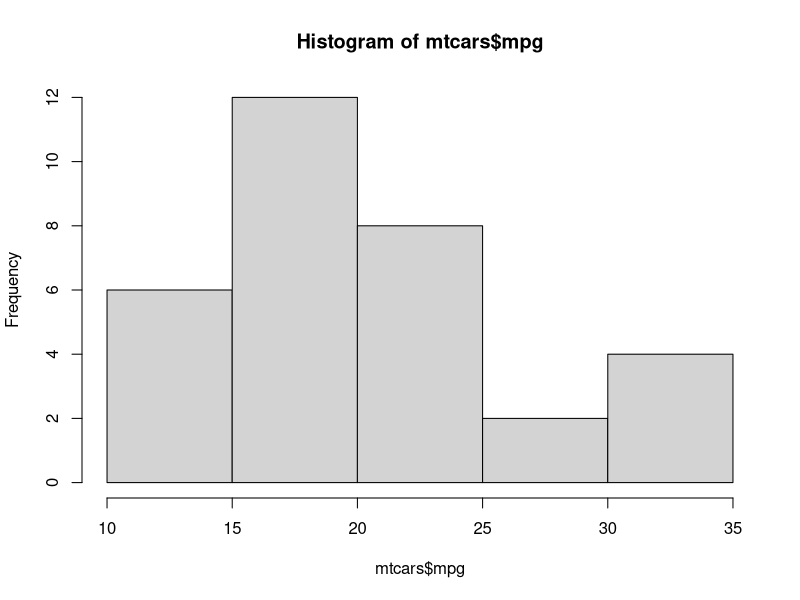
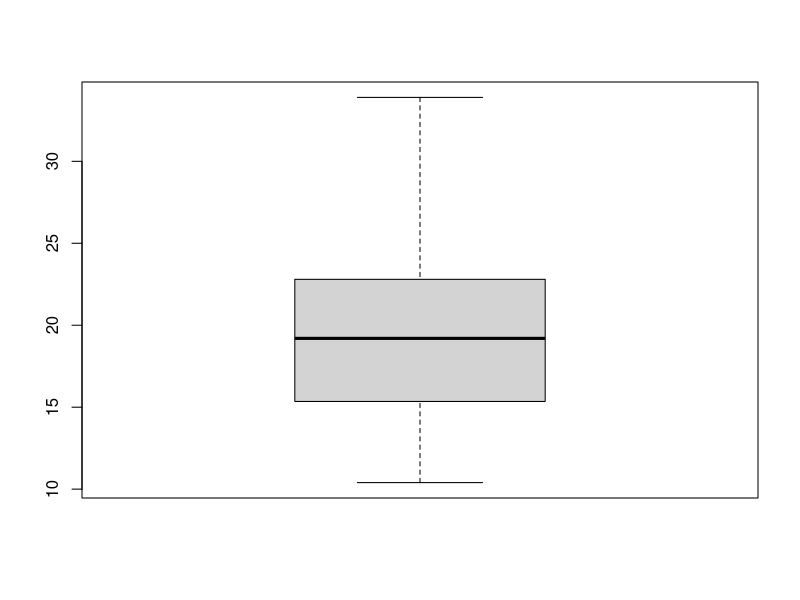
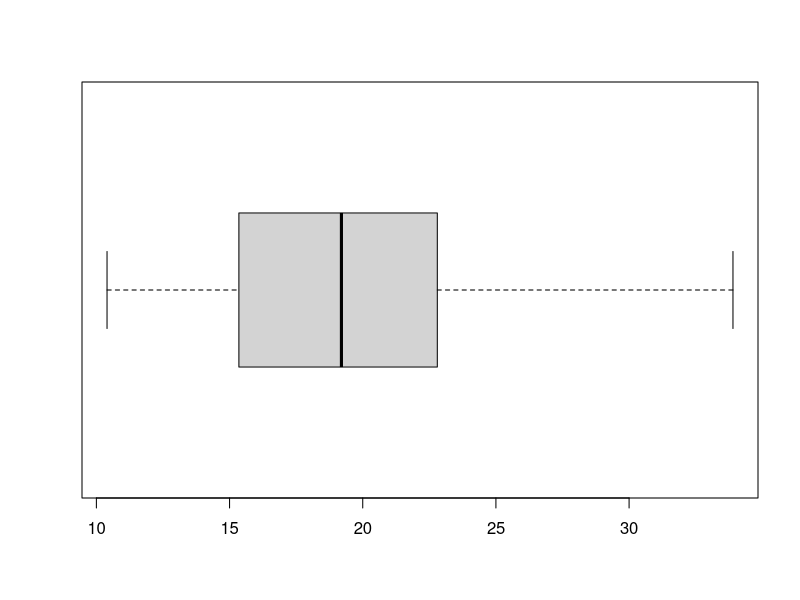
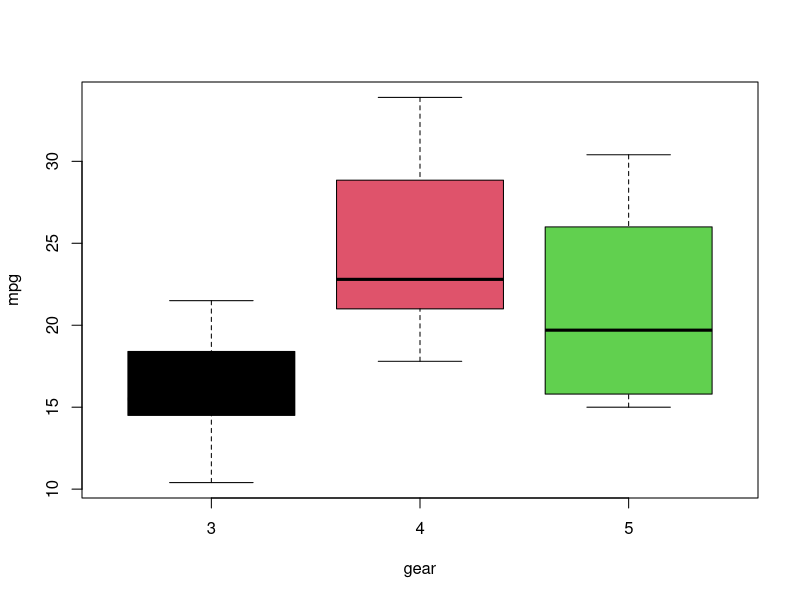
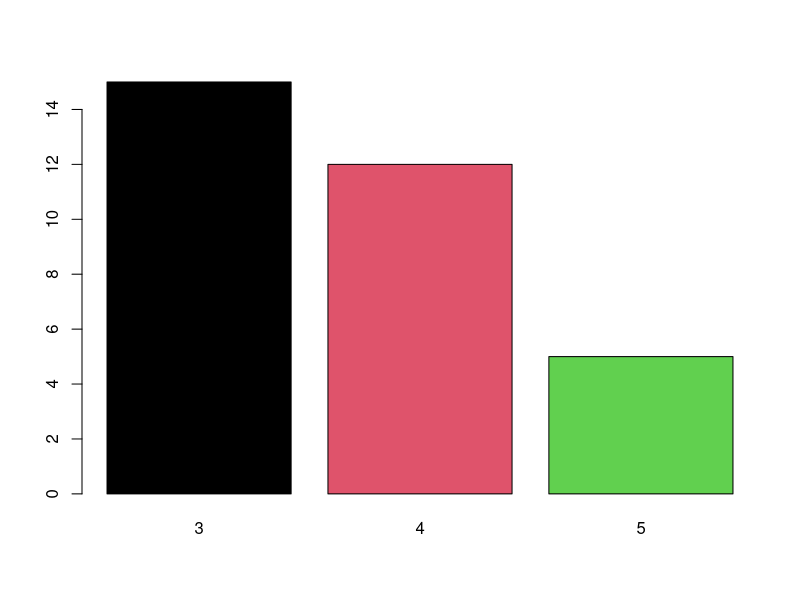
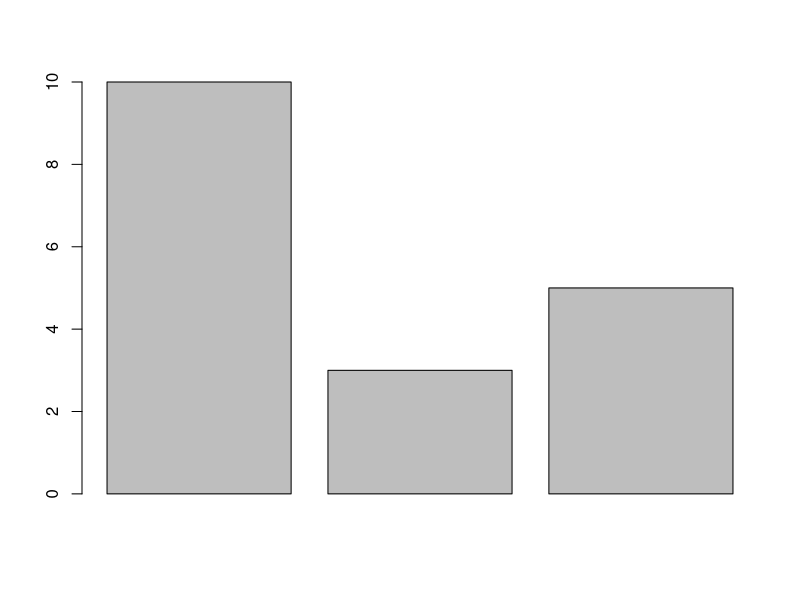
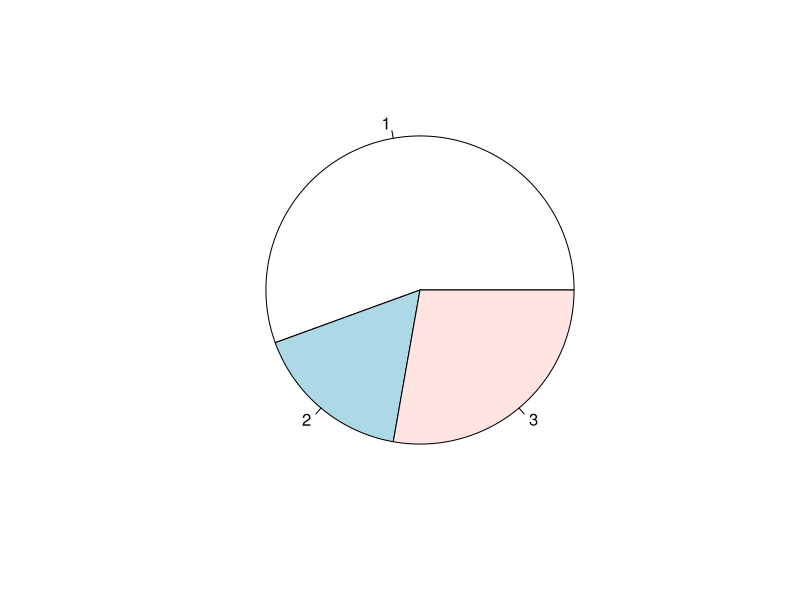

R code for these plots, in order: (Note: this script raises an error after producing the figures.)
#graphs
mtcars
names(mtcars)
table(mtcars$cyl)
table(mtcars$cyl, mtcars$am)
mtcars$mpg
#continuous data- histogram, box plot
hist(mtcars$mpg)
boxplot(mtcars$mpg)
boxplot(mtcars$mpg, horizontal = T)
boxplot(mpg ~ gear, data=mtcars, col=1:3)
t1= table(mtcars$gear)
t1
barplot(t1, col=1:3)
barplot(c(10,3,5))
pie(c(10,3,5))
students
t2= table(students$college)
barplot(t2)
t3= table(students$gender)
barplot(t3)
pie(t3)
